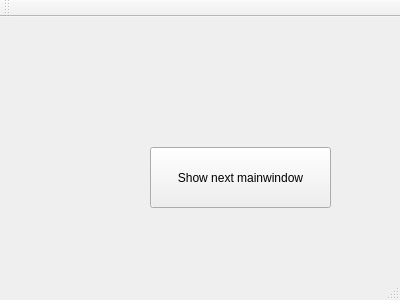
<?xml version="1.0" encoding="UTF-8"?>
<ui version="4.0">
 <class>MainWindow1</class>
 <widget class="QMainWindow" name="MainWindow1">
  <property name="geometry">
   <rect>
    <x>0</x>
    <y>0</y>
    <width>400</width>
    <height>300</height>
   </rect>
  </property>
  <property name="windowTitle">
   <string>MainWindow1</string>
  </property>
  <widget class="QWidget" name="centralWidget">
   <widget class="QPushButton" name="nextmainwindow">
    <property name="geometry">
     <rect>
      <x>150</x>
      <y>130</y>
      <width>181</width>
      <height>61</height>
     </rect>
    </property>
    <property name="text">
     <string>Show next mainwindow</string>
    </property>
   </widget>
  </widget>
  <widget class="QMenuBar" name="menuBar">
   <property name="geometry">
    <rect>
     <x>0</x>
     <y>0</y>
     <width>400</width>
     <height>26</height>
    </rect>
   </property>
  </widget>
  <widget class="QToolBar" name="mainToolBar">
   <attribute name="toolBarArea">
    <enum>TopToolBarArea</enum>
   </attribute>
   <attribute name="toolBarBreak">
    <bool>false</bool>
   </attribute>
  </widget>
  <widget class="QStatusBar" name="statusBar"/>
 </widget>
 <layoutdefault spacing="6" margin="11"/>
 <resources/>
 <connections/>
</ui>
